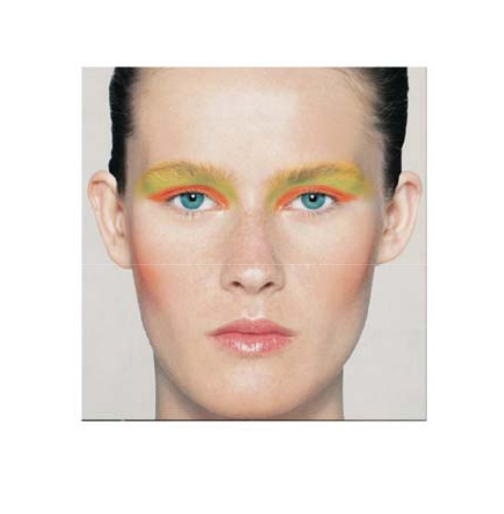
//> input picture images/example4.png, 504 x 514 px
$ ./makeup   (built with g++ and OpenCV 4)
//> lines starting //> are read from the running program, lines starting //| are printed output that depends on the picture
### ThinPlateSpline/CThinPlateSpline.cpp
/*
* CThinPlateSpline.cpp
*
*  Created on: 24.01.2010
*      Author: schmiedm
*/

#include <vector>
#include <opencv2/core/core.hpp>
#include <opencv2/highgui/highgui.hpp>
#include <opencv2/imgproc/imgproc.hpp>
#include "CThinPlateSpline.h"
using namespace cv;

// [6 lines left out: function CThinPlateSpline, not called in this run]

CThinPlateSpline::CThinPlateSpline(const std::vector<Point>& pS, const std::vector<Point>& pD)
{
	if(pS.size() == pS.size())
	{
		pSrc = pS;
		pDst = pD;
	}

	FLAG_MAPS_FORWARD_SET = false;
	FLAG_MAPS_BACK_WARP_SET = false;
	FLAG_COEFFS_BACK_WARP_SET = false;
	FLAG_COEFFS_FORWARD_WARP_SET = false;
}

CThinPlateSpline::~CThinPlateSpline() {
}

// [24 lines left out: functions addCorrespondence, setCorrespondences, not called in this run]

double CThinPlateSpline::fktU(const Point& p1, const Point& p2)
{
	double r = pow(((double)p1.x - (double)p2.x), 2) + pow(((double)p1.y - (double)p2.y), 2);

	if (r == 0)
		return 0.0;
	else
	{
		r = sqrt(r); // vector length
		double r2 = pow(r, 2);

		return (r2 * log(r2));
	}
}

void CThinPlateSpline::computeSplineCoeffs(std::vector<Point>& iPIn, std::vector<Point>& iiPIn, float lambda,const TPS_INTERPOLATION tpsInter)
{

	std::vector<Point>* iP = NULL;
	std::vector<Point>*	iiP = NULL;

	if(tpsInter == FORWARD_WARP)
	{
		iP = &iPIn;
		iiP = &iiPIn;

		// keep information which coefficients are set
		FLAG_COEFFS_BACK_WARP_SET = true;
		FLAG_COEFFS_FORWARD_WARP_SET = false;
	}
	else if(tpsInter == BACK_WARP)
	{
		iP = &iiPIn;
		iiP = &iPIn;

		// keep information which coefficients are set
		FLAG_COEFFS_BACK_WARP_SET = false;
		FLAG_COEFFS_FORWARD_WARP_SET = true;
	}

	//get number of corresponding points
	int dim = 2;
	int n = iP->size();

	//Initialize mathematical datastructures
	Mat_<float> V(dim,n+dim+1,0.0);
	Mat_<float> P(n,dim+1,1.0);
	Mat_<float> K = (K.eye(n,n)*lambda);
	Mat_<float> L(n+dim+1,n+dim+1,0.0);

	// fill up K und P matrix
	std::vector<Point>::iterator itY;
	std::vector<Point>::iterator itX;

	int y = 0;
	for (itY = iP->begin(); itY != iP->end(); ++itY, y++) {
		int x = 0;
		for (itX = iP->begin(); itX != iP->end(); ++itX, x++) {
			if (x != y) {
				K(y, x) = (float)fktU(*itY, *itX);
			}
		}
		P(y,1) = (float)itY->y;
		P(y,2) = (float)itY->x;
	}

	Mat Pt;
	transpose(P,Pt);

	// insert K into L
	Rect range = Rect(0, 0, n, n);
	Mat Lr(L,range);
	K.copyTo(Lr);


	// insert P into L
	range = Rect(n, 0, dim + 1, n);
	Lr = Mat(L,range);
	P.copyTo(Lr);

	// insert Pt into L
	range = Rect(0,n,n,dim+1);
	Lr = Mat(L,range);
	Pt.copyTo(Lr);

	// fill V array
	std::vector<Point>::iterator it;
	int u = 0;

	for(it = iiP->begin(); it != iiP->end(); ++it)
	{
		V(0,u) = (float)it->y;
		V(1,u) = (float)it->x;
		u++;
	}

	// transpose V
	Mat Vt;
	transpose(V,Vt);

	cMatrix = Mat_<float>(n+dim+1,dim,0.0);

	// invert L
	Mat invL;
	invert(L,invL,DECOMP_LU);

	//multiply(invL,Vt,cMatrix);
	cMatrix = invL * Vt;

	//compensate for rounding errors
	for(int row = 0; row < cMatrix.rows; row++)
	{
		for(int col = 0; col < cMatrix.cols; col++)
		{
			double v = cMatrix(row,col);
			if(v > (-1.0e-006) && v < (1.0e-006) )
			{
				cMatrix(row,col) = 0.0;
			}
		}
	}
}


// [36 lines left out: function interpolate_forward_, not called in this run]
Point CThinPlateSpline::interpolate_back_(const Point& p)
{
	Point2f interP;
	std::vector<Point>* pList = &pDst;

	int k1 = cMatrix.rows - 3;
	int kx = cMatrix.rows - 2;
	int ky = cMatrix.rows - 1;

	double a1 = 0, ax = 0, ay = 0, cTmp = 0, uTmp = 0, tmp_i = 0, tmp_ii = 0;

	for (int i = 0; i < 2; i++) {
		a1 = cMatrix(k1,i);
		ax = cMatrix(kx,i);
		ay = cMatrix(ky,i);

		tmp_i = a1 + ax * p.y + ay * p.x;
		tmp_ii = 0;

		for (int j = 0; j < (int)pSrc.size(); j++) {
			cTmp = cMatrix(j,i);
			uTmp = fktU( (*pList)[j], p);

			tmp_ii = tmp_ii + (cTmp * uTmp);
		}

		if (i == 0) {
			interP.y = (float)(tmp_i + tmp_ii);
		}
		if (i == 1) {
			interP.x = (float)(tmp_i + tmp_ii);
		}
	}

	return interP;
}

Point CThinPlateSpline::interpolate(const Point& p, const TPS_INTERPOLATION tpsInter)
{
	if(tpsInter == BACK_WARP)
	{
		return interpolate_back_(p);
	}
	else if(tpsInter == FORWARD_WARP)
	{
		return interpolate_forward_(p);
	}
	else
	{
		return interpolate_back_(p);
	}

}

void CThinPlateSpline::warpImage(const Mat& src, Mat& dst, float lambda, const int interpolation,const TPS_INTERPOLATION tpsInter)
{
	Size size = src.size();
	dst = Mat(size,src.type());

	// only compute the coefficients new if they weren't already computed
	// or there had been changes to the points
	if(tpsInter == BACK_WARP && !FLAG_COEFFS_BACK_WARP_SET)
	{
		computeSplineCoeffs(pSrc,pDst,lambda,tpsInter);
	}
	else if(tpsInter == FORWARD_WARP && !FLAG_COEFFS_FORWARD_WARP_SET)
	{
		computeSplineCoeffs(pSrc,pDst,lambda,tpsInter);
	}

	computeMaps(size,mapx,mapy);

	remap(src,dst,mapx,mapy,interpolation);
}

// [5 lines left out: function getMaps, not called in this run]

void CThinPlateSpline::computeMaps(const Size& dstSize, Mat_<float>& mx, Mat_<float>& my,const TPS_INTERPOLATION tpsInter)
{
	mx = Mat_<float>(dstSize);
	my = Mat_<float>(dstSize);

	Point p(0, 0);
	Point_<float> intP(0, 0);

	for (int row = 0; row < dstSize.height; row++) {
		for (int col = 0; col < dstSize.width; col++) {
			p = Point(col, row);
			intP = interpolate(p,tpsInter);
			mx(row, col) = intP.x;
			my(row, col) = intP.y;
		}
	}

	if(tpsInter == BACK_WARP)
	{
		FLAG_MAPS_BACK_WARP_SET = true;
		FLAG_MAPS_FORWARD_SET = false;
	}
	else if(tpsInter == FORWARD_WARP)
	{
		FLAG_MAPS_BACK_WARP_SET = false;
		FLAG_MAPS_FORWARD_SET = true;
	}
}

### makeup.cpp
#include <string>
#include <fstream>
#include <opencv2/core/core.hpp>
#include <opencv2/highgui/highgui.hpp>
#include <opencv2/imgproc/imgproc.hpp>
#include <iostream>
#include "./ThinPlateSpline/CThinPlateSpline.cpp"

using namespace std;
using namespace cv;
/**
 * function that reads the landmark points from a file generated for the purpose
 *
 * filename - the filename of the landmarks file, with extension (.txt in the examples)
 */
vector<Point> getPoints(string filename) {
//> called with filename = "example4.txt"
  vector<vector<double> > pts(2, vector<double>(83));
  string str;
  string path = "images/" + filename;
  ifstream ifs(path.c_str());
  if (ifs.is_open()) {
    for (int i=0; i<83; i++){
      getline(ifs, str);
      pts[0][i] = atof(str.c_str());
    }
    for (int i=0; i<83; i++) {
      getline(ifs, str);
      pts[1][i] = atof(str.c_str());
    }
  }
  ifs.close();
  vector<Point> points(83);
  for (int i=0; i<83; i++) {
    points[i] = Point(pts[0][i], pts[1][i]);
  }
  return points;
}

int main() {
  string str;

  // reads the landmarks from the file
  vector<Point> landmarks = getPoints("example4.txt");
  vector<Point> destinations = getPoints("input.txt");

  CThinPlateSpline tps(landmarks, destinations);

  Mat exampleRaw = imread("./images/example4.png");
//> exampleRaw is the input picture: 514 rows x 504 cols, CV_8UC3; mean B, G, R 211.2, 218.7, 230.2
  Mat input = imread("./images/input.jpg");
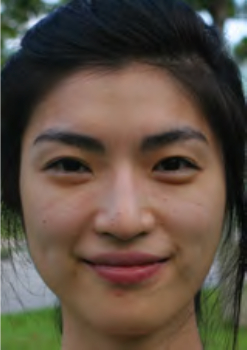
//> input picture images/input.jpg, 247 x 350 px
//> input is the input picture: 350 rows x 247 cols, CV_8UC3; mean B, G, R 67.1, 79.8, 93.4
  Mat example;

  // warps the image
  tps.warpImage(exampleRaw, example, INTER_CUBIC, BACK_WARP);
//> after the loop in computeMaps, `for (int row = 0; row < dstSize.height; row++)`:
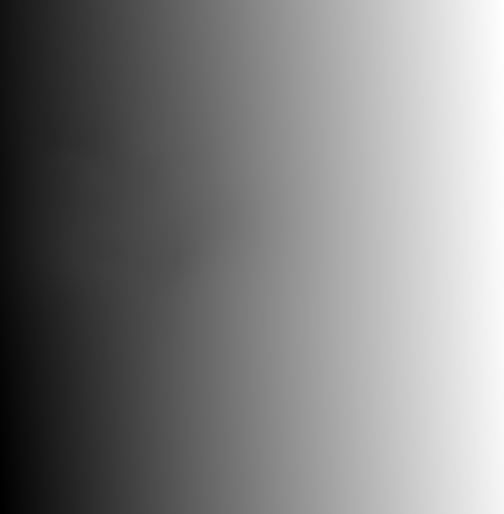
//> mx: 514 rows x 504 cols, CV_32FC1; min 55, max 794, mean 429.3; drawn with min black and max white
//> after the loop in computeMaps, `for (int row = 0; row < dstSize.height; row++)`:
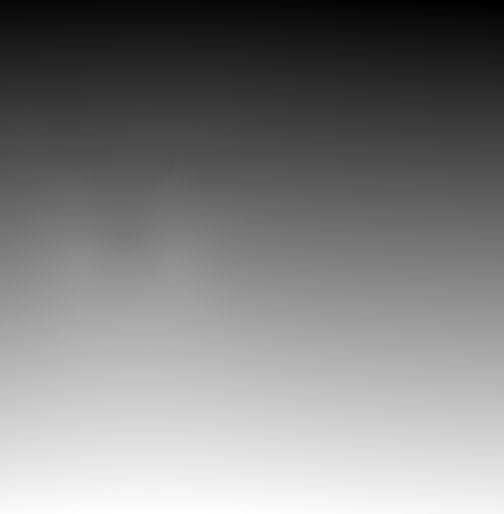
//> my: 514 rows x 504 cols, CV_32FC1; min -6, max 610, mean 306.1; drawn with min black and max white
  Rect crop(0,0, min(example.cols, input.cols), min(example.rows, input.rows));
//> crop = Rect(0, 0, 247, 350)

  example = example(crop);
  input = input(crop);

  imshow("example", example);
  imshow("INPUT", input);

  Mat deriv;
  cv::Scharr(input, deriv,  CV_16S, 0, 1, 7, -75, cv::BORDER_DEFAULT);
  imshow("derivative", deriv);

  Mat deriv2;
  cv::Scharr(input, deriv2,  CV_16S, 1, 0, 7, -75, cv::BORDER_DEFAULT);
  imshow("derivative2", deriv2);

  Mat lab;
  cv::cvtColor(example, lab, cv::COLOR_BGR2Lab);
//> lab: 350 rows x 247 cols, CV_8UC3; mean of channels 0, 1, 2 197.6, 134, 138.7

  Mat *labChannels = new Mat[lab.channels()];
  cv::split(lab, labChannels);

  imshow("greyscale", labChannels[0]);

  Mat a(lab.rows, lab.cols, CV_8U);

  Mat empty = Mat::zeros(lab.rows, lab.cols, CV_8U);
  Mat ab[] = {empty, a, a};
  int from_to[] = {1,1,2,2};
  cv::mixChannels(labChannels, 3, ab, 3, from_to, 2);
//> ab[0]: 350 rows x 247 cols, CV_8UC1; every value is 0

  Mat abimage;
  cv::merge(ab, 3, abimage);

  cvtColor(abimage, abimage, cv::COLOR_Lab2BGR);
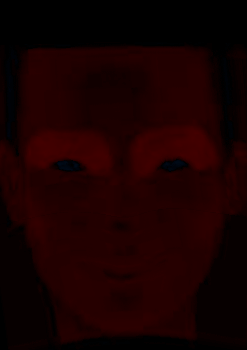
//> abimage: 350 rows x 247 cols, CV_8UC3; mean B, G, R 0.1, 0, 24.4

  imshow("ab layer", abimage);


  Mat inputLab;
  cv::cvtColor(input, inputLab, cv::COLOR_BGR2Lab);
//> inputLab: 350 rows x 247 cols, CV_8UC3; mean of channels 0, 1, 2 87.5, 131.8, 137.5

  Mat *InputLabChannels = new Mat[inputLab.channels()];
  cv::split(inputLab, InputLabChannels);
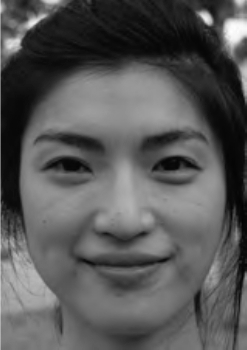
//> InputLabChannels: 350 rows x 247 cols, CV_8UC1; min 2, max 254, mean 87.5


  Mat finalL = InputLabChannels[0].clone();
  Mat finalA;
  cv::addWeighted(InputLabChannels[1], 0.2, labChannels[1], 0.8, 0, finalA);
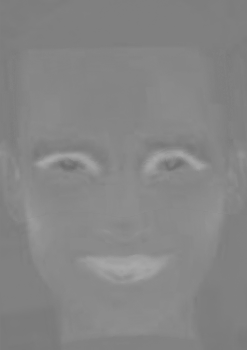
//> finalA: 350 rows x 247 cols, CV_8UC1; min 108, max 169, mean 133.6
  Mat finalB;
  cv::addWeighted(InputLabChannels[2], 0.2, labChannels[2], 0.8, 0, finalB);

  Mat finalimage[] = {finalL.clone(), finalA.clone(), finalB.clone()};

  Mat finalMat;
  cv::merge(finalimage, 3, finalMat);

  cvtColor(finalMat, finalMat, cv::COLOR_Lab2BGR);
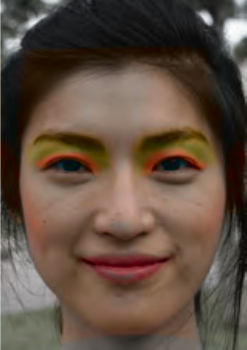
//> finalMat: 350 rows x 247 cols, CV_8UC3; mean B, G, R 65.9, 78.9, 96.8

  imshow("pre-result", finalMat);

  waitKey(0);
  return 0;
}
